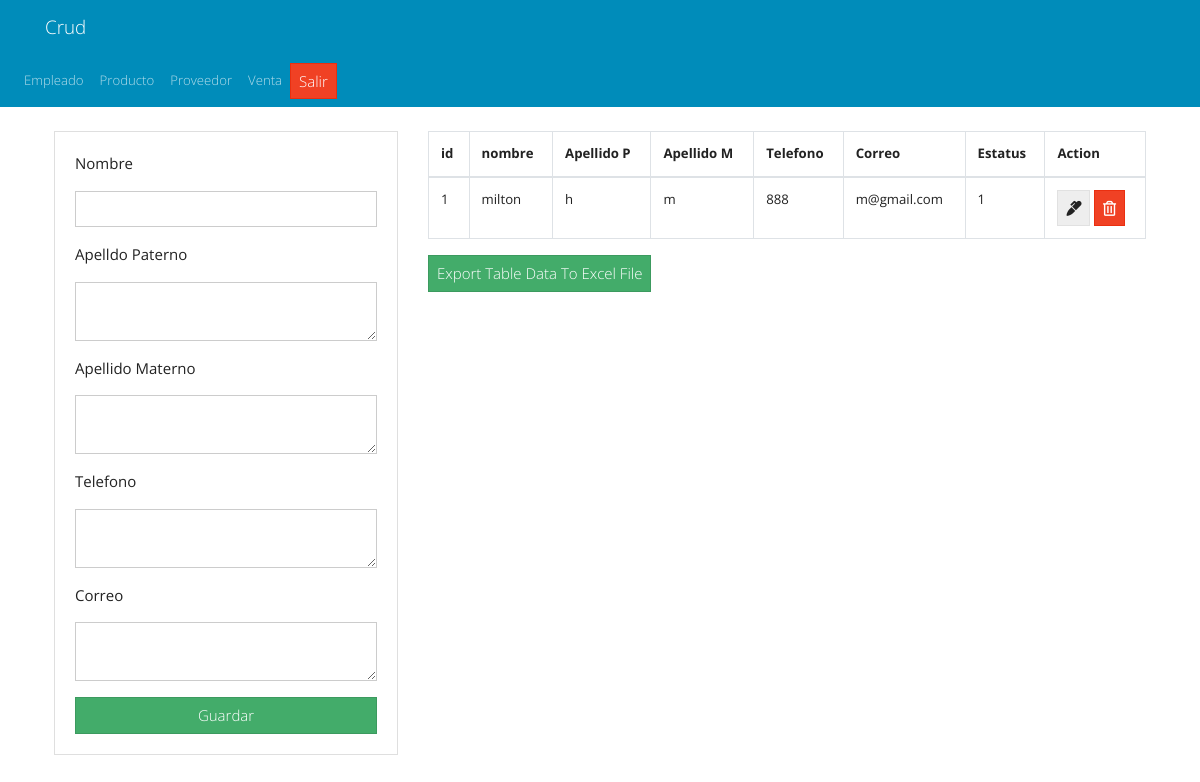
Page /tablas/cliente.php on the earlier database version.
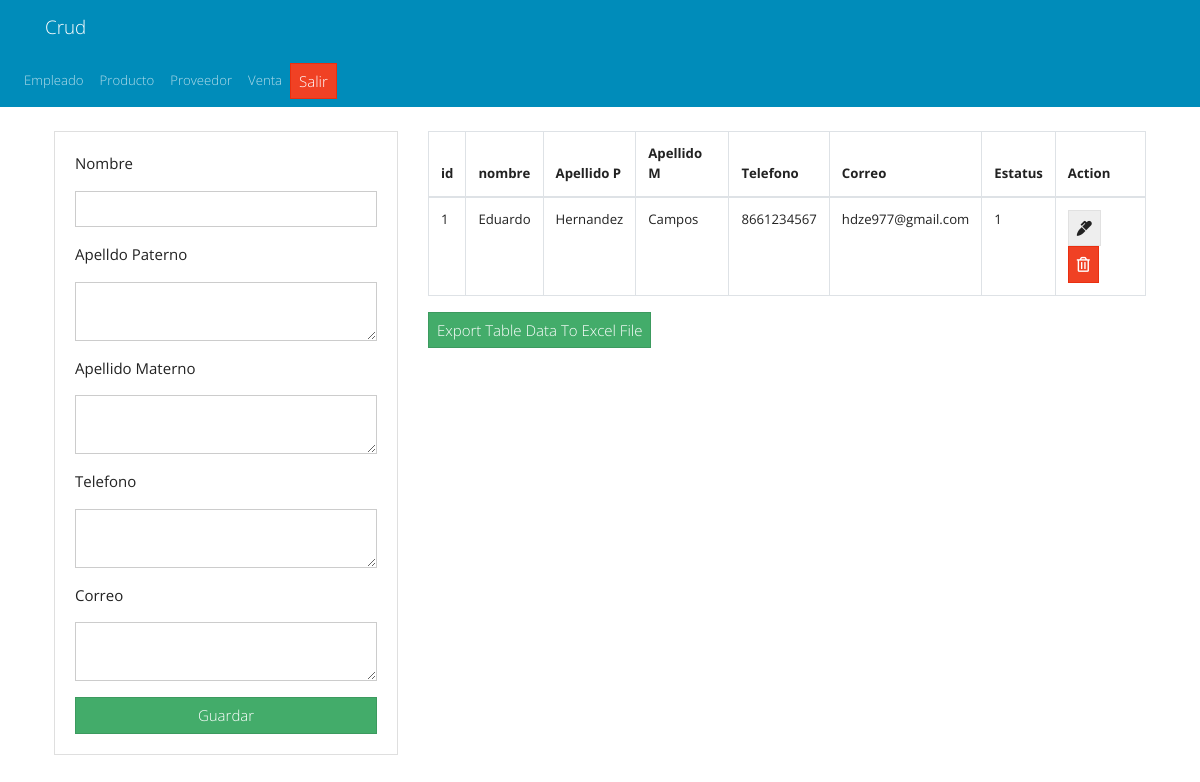
Same page on the later database version.
### tables this page shows
CREATE TABLE `cliente` (
  `id` int(11) NOT NULL,
  `nombre` varchar(50) NOT NULL,
  `apellidoP` varchar(50) NOT NULL,
  `apellidoM` varchar(50) NOT NULL,
  `telefono` varchar(50) NOT NULL,
  `correo` varchar(100) NOT NULL,
  `estatus` int(11) DEFAULT NULL
);

### tablas/cliente.php (the view, shortened to what this page needs)
<?php include("../db.php"); ?>
<?php include('../includes/header.php'); ?>
<nav class="navbar navbar-expand-lg navbar-dark bg-primary">
            <ul class="navbar-nav">
              <li class="nav-item">
                <a class="nav-link" href="empleado.php">Empleado</a>
              </li>
              <li class="nav-item">
                <a class="nav-link" href="producto.php">Producto</a>
              </li>
              <li class="nav-item">
                <a class="nav-link" href="proveedor.php">Proveedor</a>
              </li>
              <li class="nav-item">
                <a class="nav-link" href="venta.php">Venta</a>
              </li>
              <a href="../inicia.php" class="btn btn-danger">Salir</a>
            </ul>
          </nav>
<main class="container p-4">
    <div class="row">
        <div class="col-md-4">
            <div class="card card-body">
                <form action="../saves/save_cliente.php" method="POST">
                    <div class="form-group">
                        <p>Nombre</p>
                        <input type="text" name="nombre" class="form-control" placeholder="" autofocus>
                    </div>
                    <div class="form-group">
                        <p>Apelldo Paterno</p>
                        <textarea name="apellidoP" rows="2" class="form-control" placeholder=""></textarea>
                    </div>
                    <div class="form-group">
                        <p>Apellido Materno</p>
                        <textarea name="apellidoM" rows="2" class="form-control" placeholder=""></textarea>
                    </div>
                    <div class="form-group">
                        <p>Telefono</p>
                        <textarea name="telefono" rows="2" class="form-control" placeholder=""></textarea>
                    </div>
                    <div class="form-group">
                        <p>Correo</p>
                        <textarea name="correo" rows="2" class="form-control" placeholder=""></textarea>
                    </div>
                    <input type="submit" name="save_task" class="btn btn-success btn-block" value="Guardar">
                </form>
            </div>
        </div>
        <div class="col-md-8">
            <table id="tblData" class="table table-bordered">
                <thead>
                    <tr>
                        <th>id</th>
                        <th>nombre</th>
                        <th>Apellido P</th>
                        <th>Apellido M</th>
                        <th>Telefono</th>
                        <th>Correo</th>
                        <th>Estatus</th>
                        <th>Action</th>
                    </tr>
                </thead>
                <tbody>
                    <?php
                    $query = "SELECT * FROM cliente";
                    $result_tasks = mysqli_query($conn, $query);
                    while ($row = mysqli_fetch_assoc($result_tasks)) { ?>
                        <tr>
                            <td><?php echo $row['id']; ?></td>
                            <td><?php echo $row['nombre']; ?></td>
                            <td><?php echo $row['apellidoP']; ?></td>
                            <td><?php echo $row['apellidoM']; ?></td>
                            <td><?php echo $row['telefono']; ?></td>
                            <td><?php echo $row['correo']; ?></td>
                            <td><?php echo $row['estatus']; ?></td>
                            <td>
                                <a href="edit.php?id=<?php echo $row['id'] ?>" class="btn btn-secondary">
                                    <i class="fas fa-marker"></i>
                                </a>
                                <a href="../deletes/delete_cliente.php?id=<?php echo $row['id'] ?>" class="btn btn-danger">
                                    <i class="far fa-trash-alt"></i>
                                </a>
                            </td>
                        </tr>
                    <?php } ?>
                </tbody>
            </table>
            <button class="btn btn-success" onclick="exportTableToExcel('tblData')">Export Table Data To Excel File</button>
        </div>
    </div>
</main>
<?php include('../includes/footer.php'); ?>

### includes/header.php (shortened to what this page needs)
<!DOCTYPE html>
<html lang="en">
<head>
  <link rel="stylesheet" href="https://bootswatch.com/4/yeti/bootstrap.min.css">
  <link rel="stylesheet" href="https://use.fontawesome.com/releases/v5.6.3/css/all.css">
</head>
<body>
  <nav class="navbar navbar-dark bg-primary">
    <div class="container">
      <a class="navbar-brand" href="">Crud</a>
    </div>
  </nav>

### includes/footer.php (shortened to what this page needs)
</body>
</html>

Differences in the rows shown:
changed cliente id 1: nombre "milton" → "Eduardo"; apellidoP "h" → "Hernandez"; apellidoM "m" → "Campos"; telefono "888" → "8661234567"; correo "m@gmail.com" → "hdze977@gmail.com"
